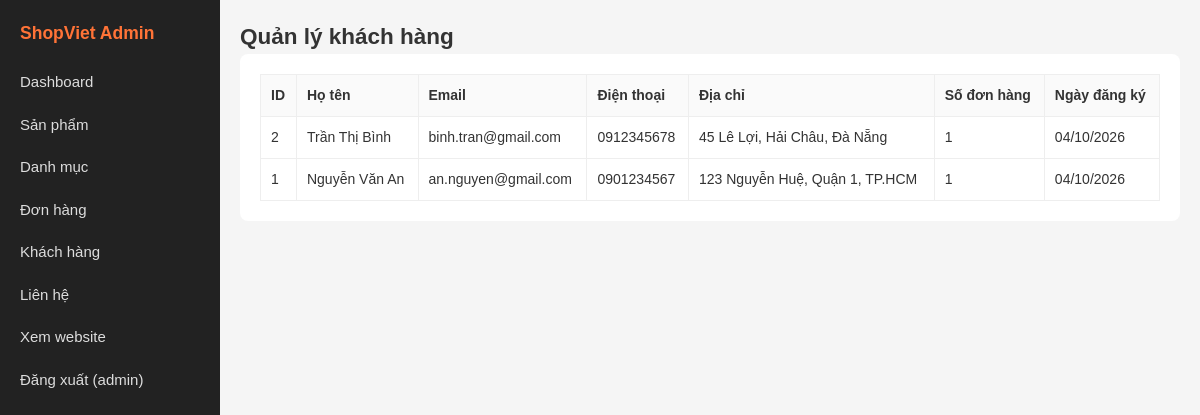
The page /admin/customers.php (signed in) on the database its author committed.
### tables this page shows
CREATE TABLE customers (
  id INT AUTO_INCREMENT PRIMARY KEY,
  name VARCHAR(100) NOT NULL,
  email VARCHAR(150) NOT NULL UNIQUE,
  password VARCHAR(255) NOT NULL,
  phone VARCHAR(20) NULL,
  address VARCHAR(255) NULL,
  created_at TIMESTAMP DEFAULT CURRENT_TIMESTAMP
);

### config.php (called while the page is built, shortened)
<?php
function esc($str) {
    return htmlspecialchars((string)($str ?? ''), ENT_QUOTES, 'UTF-8');
}
function db_all($conn, $sql, $types = '', $params = []) {
    $stmt = $conn->prepare($sql);
    $stmt->execute();
    $rows = $stmt->get_result()->fetch_all(MYSQLI_ASSOC);
    return $rows;
}

### admin/customers.php (the view, shortened to what this page needs)
<?php
require_once 'includes/header.php';
$customers = db_all($conn, 'SELECT c.*, (SELECT COUNT(*) FROM orders o WHERE o.customer_id = c.id) AS total_orders
                            FROM customers c ORDER BY c.id DESC');
?>
<h2>Quản lý khách hàng</h2>
<div class="panel">
<table class="table">
  <tr><th>ID</th><th>Họ tên</th><th>Email</th><th>Điện thoại</th><th>Địa chỉ</th><th>Số đơn hàng</th><th>Ngày đăng ký</th></tr>
  <?php foreach ($customers as $c): ?>
  <tr>
    <td><?= (int)$c['id'] ?></td>
    <td><?= esc($c['name']) ?></td>
    <td><?= esc($c['email']) ?></td>
    <td><?= esc($c['phone'] ?: '—') ?></td>
    <td><?= esc($c['address'] ?: '—') ?></td>
    <td><?= (int)$c['total_orders'] ?></td>
    <td><?= date('d/m/Y', strtotime($c['created_at'])) ?></td>
  </tr>
  <?php endforeach; ?>
</table>
</div>
<?php require_once 'includes/footer.php'; ?>

### assets/css/style.css (style rules this page uses)
* { box-sizing: border-box; margin: 0; padding: 0; }
body { font-family: Arial, Helvetica, sans-serif; background: #f5f5f5; color: #333; font-size: 15px; line-height: 1.5; }
.table { width: 100%; border-collapse: collapse; background: #fff; font-size: 14px; }
.table th, .table td { border: 1px solid #eee; padding: 10px; text-align: left; vertical-align: middle; }
.table th { background: #fafafa; }
.panel { background: #fff; border-radius: 8px; padding: 20px; margin-bottom: 20px; }

### rows shown on the page
customers: id "2", name "Trần Thị Bình", email "binh.tran@gmail.com", phone "0912345678", address "45 Lê Lợi, Hải Châu, Đà Nẵng", total_orders "1", created_at "04/10/2026"
customers: id "1", name "Nguyễn Văn An", email "an.nguyen@gmail.com", phone "0901234567", address "123 Nguyễn Huệ, Quận 1, TP.HCM", total_orders "1", created_at "04/10/2026"

### other values the page prints
$_SESSION['admin']['username'] "admin"
